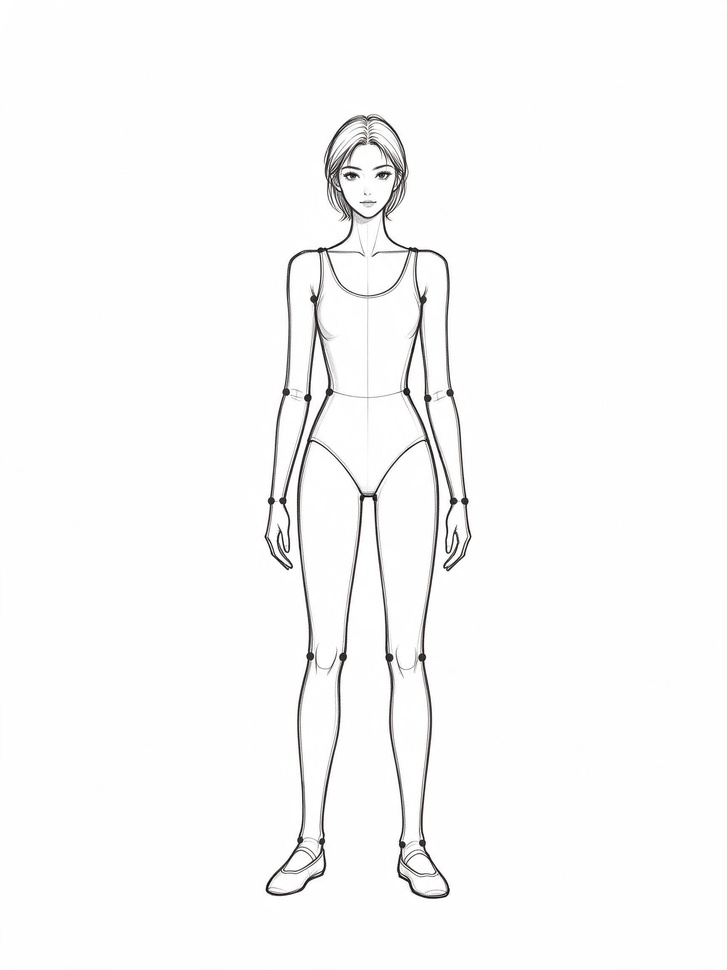
#> input picture images/lineart/fix/raw-ST-07-A.jpg, 727 x 970 px, shrunk from 1728 x 2304 before the run
$ python face_metrics.py ../images/lineart/fix/raw-ST-07-A.jpg
#> lines starting #> are read from the running program, lines starting #| are printed output that depends on the picture; after the words box and inside, x2 and y2 are one past the last pixel; in counts of white or black regions, pixels touching at a corner belong together
#!/usr/bin/env python3
"""线稿「五官是否存在」的量化指标（无外部模型依赖）。

思路：人脸五官是画在脸部椭圆**内部**、且与头部外轮廓**不连通**的短墨迹。
空白脸 -> 头部内部没有独立墨迹分量（只有外轮廓与头发）；有五官 -> 存在
若干不连通的小分量（眉/眼/鼻/唇）。

输出：inside_comps（分量数）、inside_px（内部墨迹像素）、face_density。
"""
import sys
import numpy as np
from PIL import Image

FG = np.array([0x3B, 0x36, 0x30])


def ink_mask(path):
#> called with path = '../images/lineart/fix/raw-ST-07-A.jpg'
    a = np.asarray(Image.open(path).convert('RGB')).astype(np.int16)
    return np.abs(a - FG).sum(-1) < 90
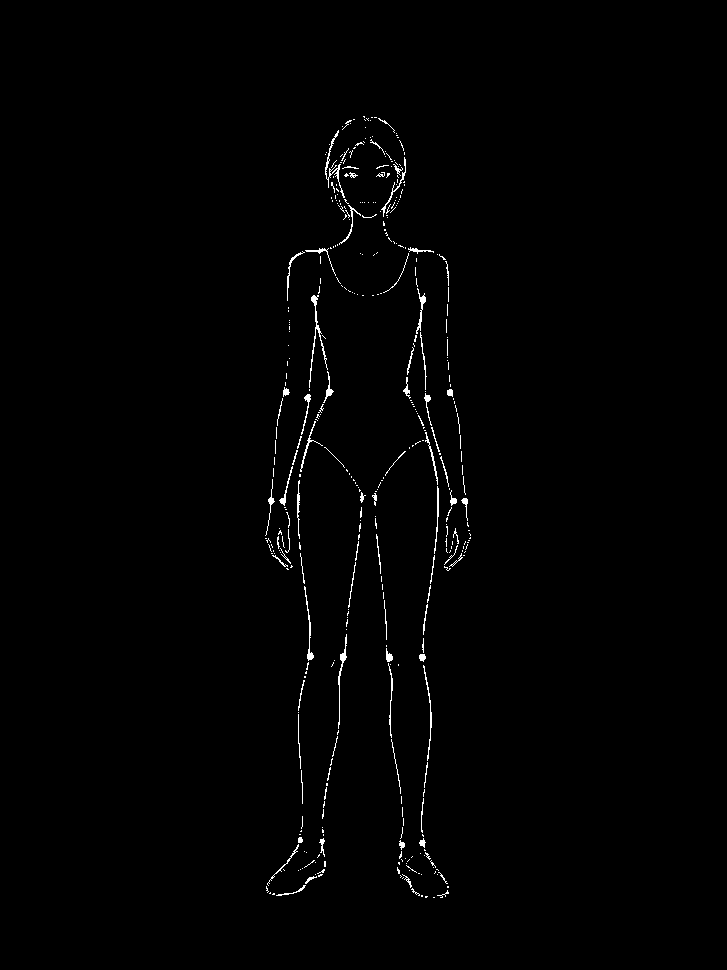
#> returned value: shape (970, 727) bool; 0.88% white in thin lines or dots, all inside (x1, y1, x2, y2) = (265, 116, 471, 898)


def components(mask):
    """4 连通分量标记（纯 numpy，无 scipy）。返回 (labels, n, sizes)。"""
    h, w = mask.shape
    labels = np.zeros((h, w), dtype=np.int32)
    cur = 0
    sizes = []
    ys, xs = np.nonzero(mask)
    for y0, x0 in zip(ys.tolist(), xs.tolist()):
        if labels[y0, x0]:
            continue
        cur += 1
        stack = [(y0, x0)]
        labels[y0, x0] = cur
        n = 0
        while stack:
            cy, cx = stack.pop()
            n += 1
            for dy, dx in ((1, 0), (-1, 0), (0, 1), (0, -1)):
                ny, nx = cy + dy, cx + dx
                if 0 <= ny < h and 0 <= nx < w and mask[ny, nx] and not labels[ny, nx]:
                    labels[ny, nx] = cur
                    stack.append((ny, nx))
        sizes.append(n)
    return labels, cur, sizes


def measure(path, head_frac=0.17, face_lo=0.34, face_hi=0.98):
    m = ink_mask(path)
    ys, xs = np.nonzero(m)
#> ys = 6212 values from 116 to 897; xs = 6212 values, max 470 at index 3730, min 265 at index 3731, mean 364.8
    if len(ys) == 0:
        return None
    y0, y1, x0, x1 = ys.min(), ys.max(), xs.min(), xs.max()
#> y0 = 116; y1 = 897; x0 = 265; x1 = 470
    H = y1 - y0 + 1
#> H = 782
    hb = int(H * head_frac)
#> hb = 132
    crop = m[y0:y0 + hb, :]
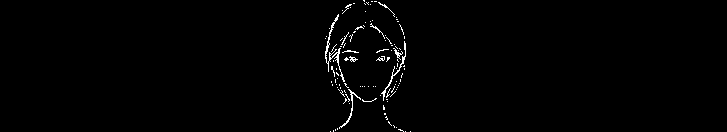
#> crop: shape (132, 727) bool; 1% white in thin lines or dots, all inside (x1, y1, x2, y2) = (325, 0, 411, 132)
    cy, cx = np.nonzero(crop)
#> cy = 979 values from 0 to 131; cx = 979 values, max 410 at index 978, min 325 at index 203, mean 362.8
    if len(cy) == 0:
        return None
    hy0, hy1, hx0, hx1 = cy.min(), cy.max(), cx.min(), cx.max()
#> hy0 = 0; hy1 = 131; hx0 = 325; hx1 = 410
    hh, hw = hy1 - hy0 + 1, hx1 - hx0 + 1
#> hh = 132; hw = 86

    lab, n, sizes = components(crop)
#> in components, `ys, xs = np.nonzero(mask)`: ys = 979 values from 0 to 131; xs has the same summary as cx in measure
#> the loop in components, `for y0, x0 in zip(ys.tolist(), xs.tolist()):` made 979 passes
#> (y0, x0) on passes 1 to 3: (0, 363), (0, 364), (1, 364)
#> after the loop in components, `for y0, x0 in zip(ys.tolist(), xs.tolist()):`:
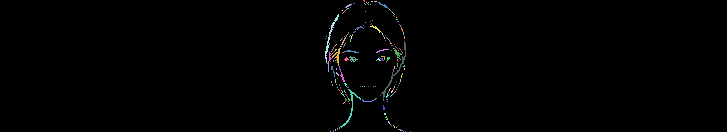
#> labels: shape (132, 727) int32; 230 distinct labels, from 0 to 229; one colour per label, 0 black
#> after the loop in components, `for y0, x0 in zip(ys.tolist(), xs.tolist()):`: cur = 229; sizes = 229 values, max 118 at index 78, min 1 at index 3, mean 4.28
#> n = 229
    outline = 1 + int(np.argmax(sizes))  # 最大分量为外轮廓/身体
#> outline = 79
    inside_px, inside_comps, per = 0, 0, []
    for i in range(1, n + 1):
        if i == outline:
            continue
        yy, xx = np.nonzero(lab == i)
        ry = (yy.mean() - hy0) / hh
        if face_lo <= ry <= face_hi and hx0 <= xx.mean() <= hx1 and sizes[i - 1] >= 8:
            inside_px += sizes[i - 1]
            inside_comps += 1
            per.append(sizes[i - 1])
#> this loop made 229 passes
#> (ry, inside_px) on passes 94, 100, 101, 103, 109, 115, 117, 119, 129, 136, 143, 145: (0.421, 48), (0.379, 64), (0.403, 92), (0.387, 113), (0.426, 128), (0.444, 152), (0.445, 163), (0.44, 172), (0.498, 184), (0.511, 192), (0.552, 200), (0.582, 219)
#> (yy, xx, ry) on passes 1, 2, 3, 4, 5, 7: ([0, 0, 1], [363, 364, 364], 0.00253), ([1, 1], [371, 372], 0.00758), ([1, 1, 1], [374, 375, 376], 0.00758), ([2], [366], 0.0152), ([2], [368], 0.0152), ([3, 3], [353, 354], 0.0227)
#> after the loop, inside_comps = 15; inside_px = 328; per = [48, 16, 28, 21, 15, 24, 11, 9, 12, 8, 8, 19, 89, 12, 8]
    face_area = hw * hh * (face_hi - face_lo)
#> face_area = 7265.3
    return dict(inside_comps=int(inside_comps), inside_px=int(inside_px),
                face_density=round(float(inside_px / max(face_area, 1)), 5),
                head_w=int(hw), head_h=int(hh), body_h=int(H),
                comp_px=[int(v) for v in sorted(per, reverse=True)[:8]])


if __name__ == '__main__':
    for p in sys.argv[1:]:
        r = measure(p)
#> r = {'inside_comps': 15, 'inside_px': 328, 'face_density': 0.0452, 'head_w': 86, 'head_h': 132, 'body_h': 782, 'comp_px': [89, 48, 28, 24, 21, 19, 16, 15]}
        print(p, r)
#| ../images/lineart/fix/raw-ST-07-A.jpg {'inside_comps': 15, 'inside_px': 328, 'face_density': 0.04515, 'head_w': 86, 'head_h': 132, 'body_h': 782, 'comp_px': [89, 48, 28, 24, 21, 19, 16, 15]}

$ run again, on images/lineart/fix/_cmp-ST07.png
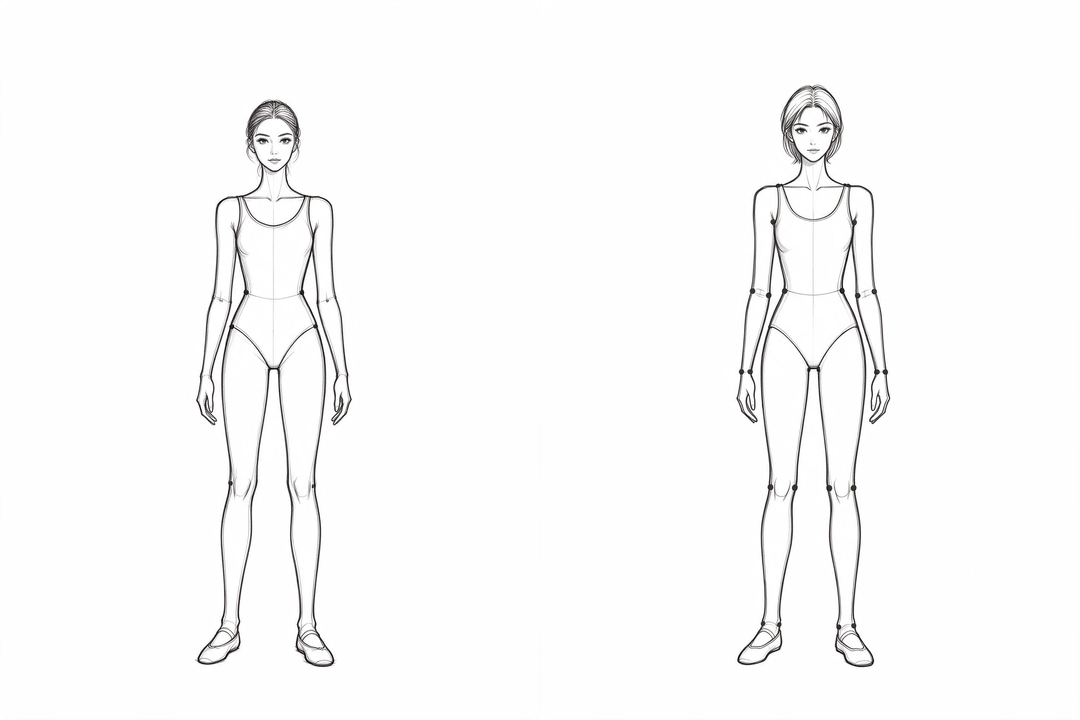
#> input picture images/lineart/fix/_cmp-ST07.png, 1080 x 720 px
#> in ink_mask, `return np.abs(a - FG).sum(-1) < 90`:
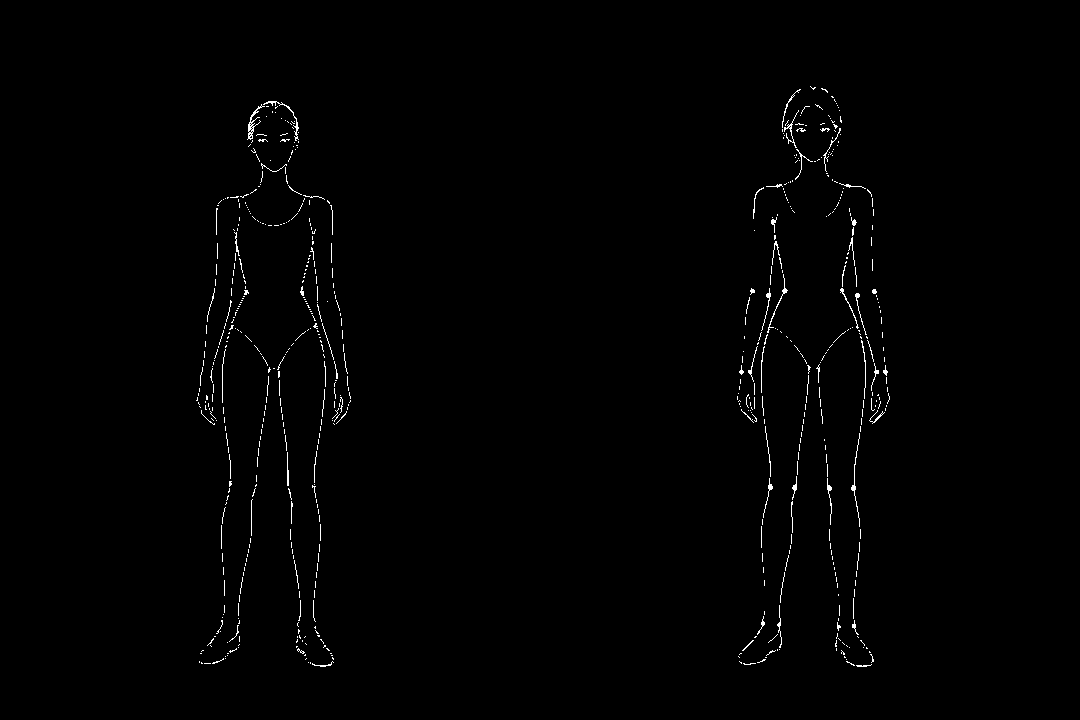
#> returned value: shape (720, 1080) bool; 0.78% white in thin lines or dots, all inside (x1, y1, x2, y2) = (196, 86, 890, 667)
#> in measure, `ys, xs = np.nonzero(m)`: ys = 6041 values from 86 to 666; xs = 6041 values, max 889 at index 3525, min 196 at index 3587, mean 553.3
#> in measure, `y0, y1, x0, x1 = ys.min(), ys.max(), xs.min(), xs.max()`: y0 = 86; y1 = 666; x0 = 196; x1 = 889
#> H = 581
#> hb = 98
#> crop: shape (98, 1080) bool; 0.85% white in thin lines or dots, all inside (x1, y1, x2, y2) = (247, 0, 842, 98)
#> cy = 901 values from 0 to 97; cx = 901 values, max 841 at index 264, min 247 at index 588, mean 546.4
#> hy0 = 0; hy1 = 97; hx0 = 247; hx1 = 841
#> hh = 98; hw = 595
#> in components, `ys, xs = np.nonzero(mask)`: ys = 901 values from 0 to 97; xs has the same summary as cx in measure
#> the loop in components, `for y0, x0 in zip(ys.tolist(), xs.tolist()):` made 901 passes
#> (y0, x0) on passes 1 to 3: (0, 810), (1, 811), (1, 814)
#> after the loop in components, `for y0, x0 in zip(ys.tolist(), xs.tolist()):`:
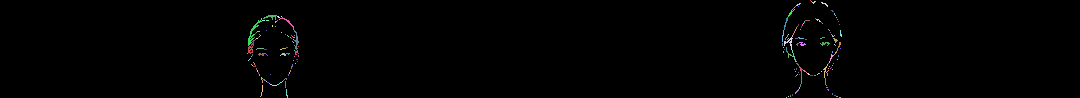
#> labels: shape (98, 1080) int32; 236 distinct labels, from 0 to 235; one colour per label, 0 black
#> after the loop in components, `for y0, x0 in zip(ys.tolist(), xs.tolist()):`: cur = 235; sizes = 235 values, max 77 at index 27, min 1 at index 0, mean 3.83
#> in measure, `lab, n, sizes = components(crop)`: n = 235
#> outline = 28
#> the loop in measure, `for i in range(1, n + 1):` made 235 passes
#> (yy, xx, ry, inside_px) on pass 55: ([30, 31, 32, 33, 34, 34, 35, 35, 36], [840, 840, 840, 840, 840, 841, 840, 841, 841], 0.34, 62)
#> after the loop in measure, `for i in range(1, n + 1):`: inside_comps = 20; inside_px = 320; per = [40, 13, 9, 36, 12, 12, 15, 19, 10, 28, 10, 15, 10, 9, 13, 11, 23, 17, 10, 8]
#> face_area = 37318.4
#> r = {'inside_comps': 20, 'inside_px': 320, 'face_density': 0.00857, 'head_w': 595, 'head_h': 98, 'body_h': 581, 'comp_px': [40, 36, 28, 23, 19, 17, 15, 15]}
#| ../images/lineart/fix/_cmp-ST07.png {'inside_comps': 20, 'inside_px': 320, 'face_density': 0.00857, 'head_w': 595, 'head_h': 98, 'body_h': 581, 'comp_px': [40, 36, 28, 23, 19, 17, 15, 15]}
